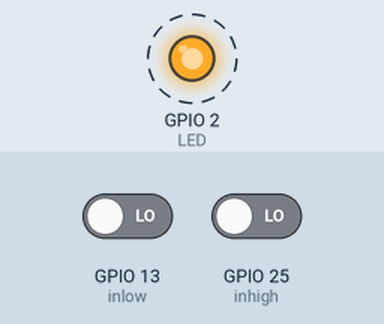
Bench run of a sketch on a simulated ESP32. Parts: output pins drawn as LEDs (lit = HIGH). Dashed ring = blinking. The test bench sets the inputs (shaded band); at power-on: GPIO 13 (inlow) LOW, GPIO 25 (inhigh) LOW. EEPROM starts erased; what the sketch prints to the serial monitor is not drawn. At 4.3 s the program puts the board to deep sleep or switches it off; the recording ends there.

Above: at 0.1 s.
Timing chart, 0 to 4.3 s (numbered marks = the images above):
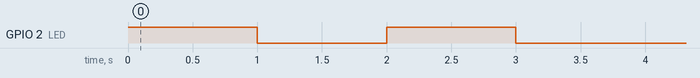

The sketch:

eepromSleep_button.ino
```cpp
/*
   * EEPROM Write
   *
   * Stores values read from analog input 0 into the EEPROM.
   * These values will stay in the EEPROM when the board is
   * turned off and may be retrieved later by another sketch.
   */

  #include <EEPROM.h>

  // the current address in the EEPROM (i.e. which byte
  // we're going to write to next)
  int amin = 4;
  int amax = 8;
  int acurrent = 20;

  int LED =2;

int actualVal;
 int minVal;
  int maxVal ;
  int setCurrent;
  int current;
  int inhigh = 25;
  int inlow = 13;

  void setup()
  {
    Serial.begin(115200);
     pinMode(inhigh,INPUT);
        pinMode(LED,OUTPUT);
     pinMode(inlow,INPUT);
  Serial.setTimeout(2000);
    EEPROM.begin(320);
  }

  void loop()
  {


 //blink led

    digitalWrite(LED,HIGH);
    delay(1000);
    digitalWrite(LED,LOW);
    delay(1000);
    digitalWrite(LED,HIGH);
    delay(1000);
    digitalWrite(LED,LOW);
    delay(1000);

    if (digitalRead(inlow)==HIGH){

      int low= analogRead(0)/4;
        EEPROM.write(amin, low);

      }else{minVal = EEPROM.read(amin)*4;}
     if (digitalRead(inhigh)==HIGH){

      int high= analogRead(0)/4;

     EEPROM.write(amax, high);

     }else{maxVal = EEPROM.read(amax)*4;}

    Serial.println("I'm awake.");
    actualVal = analogRead(0);
    Serial.println("I'm awake.");
    // need to divide by 4 because analog inputs range from
    // 0 to 1023 and each byte of the EEPROM can only hold a
    // value from 0 to 255.

     current = EEPROM.read(acurrent)*4;

        minVal  =  1000;

    setCurrent = actualVal/4 ;
    Serial.printf("setCurrent  value: %u\n", setCurrent);


    // write the value to the appropriate byte of the EEPROM.
    // these values will remain there when the board is
    // turned off.
   // EEPROM.write(amin, minVal);
   // EEPROM.write(amax, maxVal);
    EEPROM.write(acurrent, (int)setCurrent);

    // advance to the next address.  there are 512 bytes in
    // the EEPROM, so go back to 0 when we hit 512.
    // save all changes to the flash.

      EEPROM.commit();

     delay(300);
     Serial.println("Going into deep sleep for 20 seconds");


       //This is not going to be called
      Serial.printf("min counter value: %u\n", minVal);
      Serial.printf("max counter value: %u\n", maxVal);
      Serial.printf("current  value: %u\n", current);
      Serial.printf("actual value: %u\n", actualVal);

      int difference = abs(actualVal - current);
      Serial.printf("difference value: %u\n", difference);
       if  (difference > 5 )
       {
         Serial.println("send data");
         int numrator = actualVal - minVal;
         int denoinator = maxVal - minVal;
         double percentage = (double)numrator/(double)denoinator*100;

         Serial.print("percentage value: ");
         Serial.println(percentage);
         percentage *=100;
       }
       Serial.println("Going to sleep now");
        ESP.deepSleep(20e6); // 20e6 is 20 microseconds

        Serial.println("This will never be printed");

  }
```

Measured:
- by itself, GPIO 2 (LED): alternates HIGH for 1.0 s and LOW for 1.0 s
